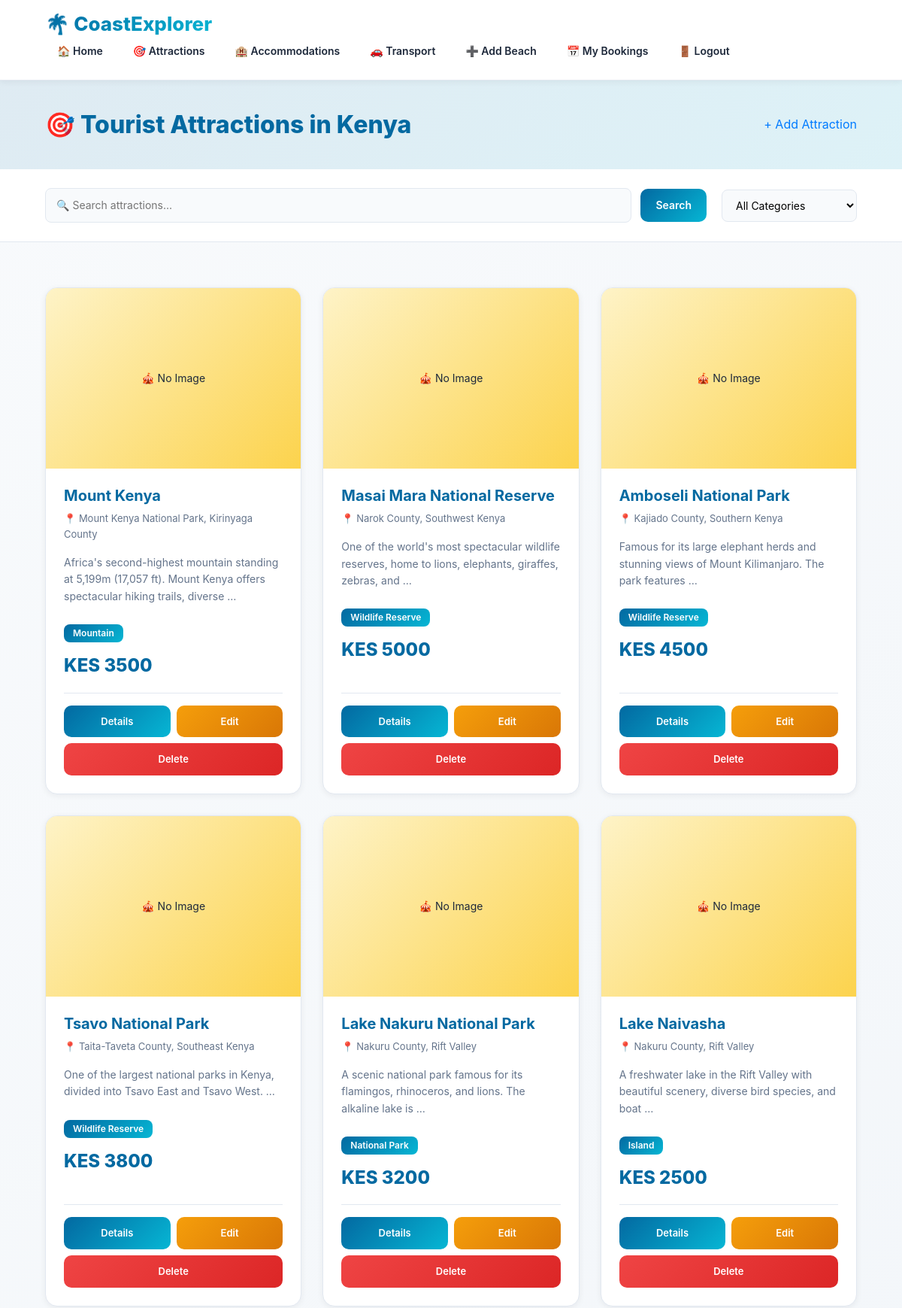
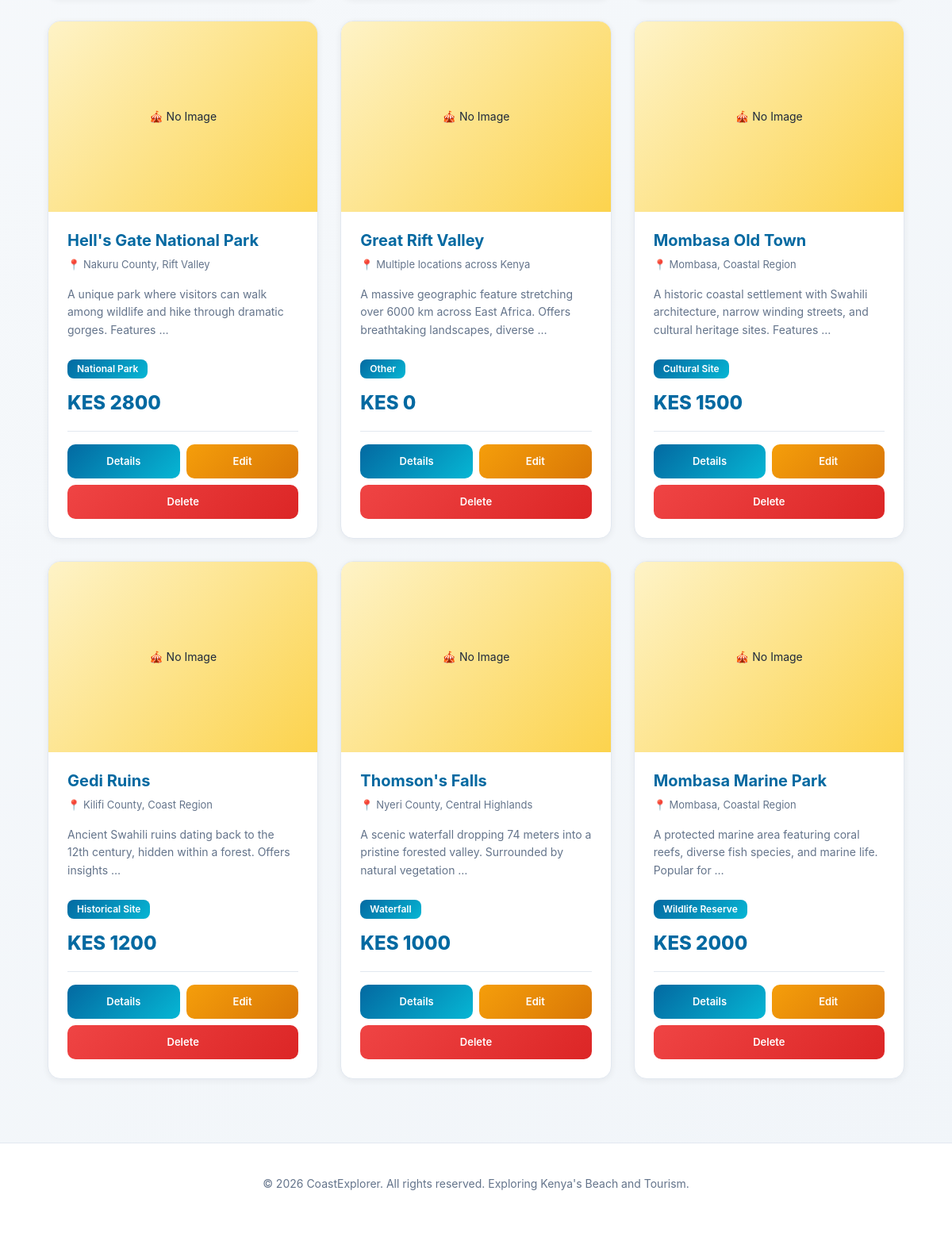
/attractions/ (signed in), run on the app's committed database (2 pictures, top to bottom).
### tourism/models.py (models this page shows, shortened)
class TouristAttraction(models.Model):
    CATEGORY_CHOICES = [
        ('national_park', 'National Park'),
        ('wildlife', 'Wildlife Reserve'),
        ('cultural', 'Cultural Site'),
        ('mountain', 'Mountain'),
        ('waterfall', 'Waterfall'),
        ('island', 'Island'),
        ('historical', 'Historical Site'),
        ('other', 'Other'),
    ]
    name = models.CharField(max_length=100)
    location = models.CharField(max_length=100)
    category = models.CharField(max_length=20, choices=CATEGORY_CHOICES)
    description = models.TextField()
    entry_fee = models.IntegerField(default=0)
    best_time_to_visit = models.CharField(max_length=200, blank=True)
    image = models.ImageField(upload_to='attraction_images/', blank=True, null=True)
    latitude = models.FloatField(blank=True, null=True)
    longitude = models.FloatField(blank=True, null=True)
    created_at = models.DateTimeField(default=timezone.now)

### tourism/views.py (the view)
# urls.py: path('attractions/', views.attractions, name='attractions'),
@login_required
def attractions(request):
    query = request.GET.get('q', '')
    category = request.GET.get('category', '')
    attractions_list = TouristAttraction.objects.all()
    if query:
        attractions_list = attractions_list.filter(name__icontains=query) | attractions_list.filter(location__icontains=query)
    if category:
        attractions_list = attractions_list.filter(category=category)
    categories = TouristAttraction.CATEGORY_CHOICES
    return render(request, 'attractions.html', {
        'attractions': attractions_list,
        'categories': categories,
        'query': query,
        'selected_category': category,
    })

### tourism/templates/attractions.html (shortened to what this page needs)
{% extends 'base.html' %}
{% block content %}
<div class="attractions-header">
    <h1>🎯 Tourist Attractions in Kenya</h1>
    <a href="{% url 'create_attraction' %}" class="add-btn">+ Add Attraction</a>
</div>
<div class="filter-section">
    <form method="GET" action="{% url 'attractions' %}" style="flex: 1; display: flex; gap: 12px; min-width: 300px;">
        <input type="text" name="q" placeholder="🔍 Search attractions..." value="{{ query }}" style="flex: 1;">
        <button type="submit" style="padding: 11px 20px;">Search</button>
    </form>
    <form method="GET" action="{% url 'attractions' %}" style="display: flex; gap: 12px; align-items: center;">
        <select name="category" onchange="this.form.submit()" style="min-width: 180px;">
            <option value="">All Categories</option>
        </select>
    </form>
</div>
{% if attractions %}
    <div class="grid">
        {% for attraction in attractions %}
            <div class="card">
                {% if attraction.image %}
                    <img src="{{ attraction.image.url }}" alt="{{ attraction.name }}">
                {% else %}
                    <div style="height: 240px; background: linear-gradient(135deg, #fef3c7 0%, #fcd34d 100%); display: flex; align-items: center; justify-content: center;">
                        <span style="color: var(--text-dark); font-size: 14px;">🎪 No Image</span>
                    </div>
                {% endif %}
                <div class="card-body">
                    <h2>{{ attraction.name }}</h2>
                    <div class="meta">
                        <span>📍 {{ attraction.location }}</span>
                    </div>
                    <p>{{ attraction.description|truncatewords:15 }}</p>
                    <div style="margin: 12px 0;">
                        <span class="badge">{{ attraction.get_category_display }}</span>
                    </div>
                    <div class="price">KES {{ attraction.entry_fee }}</div>
                    <div class="card-actions">
                        <a href="{% url 'attraction_detail' attraction.id %}">Details</a>
                        <a href="{% url 'update_attraction' attraction.id %}" style="background: linear-gradient(135deg, #f59e0b 0%, #d97706 100%);">Edit</a>
                        <a href="{% url 'delete_attraction' attraction.id %}" style="background: linear-gradient(135deg, #ef4444 0%, #dc2626 100%);">Delete</a>
                    </div>
                </div>
            </div>
        {% endfor %}
    </div>
{% else %}
    <div class="empty-message">
        <h3>🔍 No attractions found</h3>
        <p>Try adjusting your search filters or add a new attraction.</p>
    </div>
{% endif %}
{% endblock %}

### tourism/templates/base.html (style rules this page uses)
:root { --primary-dark: #0f172a; --primary-blue: #0369a1; --accent-cyan: #06b6d4; --light-bg: #f8fafc; --white: #ffffff; --text-dark: #1e293b; --text-muted: #64748b; --border: #e2e8f0; --shadow-sm: 0 2px 8px rgba(15, 23, 42, 0.06); --shadow-md: 0 8px 20px rgba(15, 23, 42, 0.1); --shadow-lg: 0 20px 60px rgba(15, 23, 42, 0.12); }
* { margin: 0; padding: 0; box-sizing: border-box; }
html, body { scroll-behavior: smooth; }
body { background: linear-gradient(135deg, #f8fafc 0%, #f1f5f9 100%); color: var(--text-dark); font-family: -apple-system, BlinkMacSystemFont, 'Segoe UI', 'Roboto', 'Oxygen', 'Ubuntu', 'Cantarell', sans-serif; line-height: 1.6; min-height: 100vh; display: flex; flex-direction: column; }
.grid { display: grid; grid-template-columns: repeat(auto-fill, minmax(320px, 1fr)); gap: 28px; padding: 60px 5% 80px; max-width: 1400px; margin: 0 auto; width: 100%; }
.card { background: var(--white); border-radius: 16px; overflow: hidden; box-shadow: var(--shadow-sm); display: flex; flex-direction: column; transition: all 0.3s cubic-bezier(0.4, 0, 0.2, 1); border: 1px solid var(--border); }
.card-body { padding: 24px; flex: 1; display: flex; flex-direction: column; }
.card-body h2 { margin-bottom: 8px; color: var(--primary-blue); font-size: 20px; font-weight: 700; }
.card-body p { margin-bottom: 12px; line-height: 1.6; color: var(--text-muted); font-size: 14px; }
.meta { margin-bottom: 16px; color: var(--text-muted); font-size: 13px; display: flex; align-items: center; gap: 8px; }
.price { font-size: 24px; font-weight: 800; color: var(--primary-blue); margin-bottom: 16px; }
.card-actions { display: flex; gap: 8px; flex-wrap: wrap; padding-top: 16px; border-top: 1px solid var(--border); margin-top: auto; }
.card-actions a, .card-actions form button { flex: 1; min-width: 100px; text-align: center; text-decoration: none; border: none; color: var(--white); background: linear-gradient(135deg, var(--primary-blue) 0%, var(--accent-cyan) 100%); padding: 11px 14px; border-radius: 10px; font-weight: 600; cursor: pointer; font-size: 13px; transition: all 0.3s ease; }
.controls input, .controls select, input[type="text"], input[type="email"], input[type="password"], textarea, select { padding: 12px 16px; border: 1px solid var(--border); border-radius: 10px; outline: none; font-family: inherit; font-size: 14px; transition: all 0.3s ease; background: var(--light-bg); }
.controls button, button { padding: 12px 24px; border: none; background: linear-gradient(135deg, var(--primary-blue) 0%, var(--accent-cyan) 100%); color: var(--white); border-radius: 10px; cursor: pointer; font-weight: 600; font-size: 14px; transition: all 0.3s ease; }

### tourism/templates/attractions.html (style rules this page uses)
.attractions-header { padding: 40px 5%; background: linear-gradient(135deg, rgba(3, 105, 161, 0.1) 0%, rgba(6, 182, 212, 0.1) 100%); display: flex; justify-content: space-between; align-items: center; gap: 20px; flex-wrap: wrap; }
.attractions-header h1 { font-size: 32px; font-weight: 800; color: var(--primary-blue); margin: 0; }
.filter-section { padding: 25px 5%; background: var(--white); border-bottom: 1px solid var(--border); display: flex; gap: 20px; flex-wrap: wrap; align-items: center; }
.filter-section form { display: flex; gap: 12px; align-items: center; flex-wrap: wrap; }
.filter-section input, .filter-section select { padding: 11px 14px; border: 1px solid var(--border); border-radius: 8px; outline: none; font-size: 14px; background: var(--light-bg); transition: all 0.3s ease; }
.badge { display: inline-block; background: linear-gradient(135deg, var(--primary-blue) 0%, var(--accent-cyan) 100%); color: var(--white); padding: 6px 12px; border-radius: 8px; font-size: 12px; font-weight: 600; }

### data on the page
TouristAttraction: image "🎪 No Image", name "Mount Kenya", location "Mount Kenya National Park, Kirinyaga County", description "Africa's second-highest mountain standing at 5,199m (17,057 ft). Mount Kenya offers spectacular hiking trails, diverse …", category "Mountain", entry_fee "3500"
TouristAttraction: image "🎪 No Image", name "Masai Mara National Reserve", location "Narok County, Southwest Kenya", description "One of the world's most spectacular wildlife reserves, home to lions, elephants, giraffes, zebras, and …", category "Wildlife Reserve", entry_fee "5000"
TouristAttraction: image "🎪 No Image", name "Amboseli National Park", location "Kajiado County, Southern Kenya", description "Famous for its large elephant herds and stunning views of Mount Kilimanjaro. The park features …", category "Wildlife Reserve", entry_fee "4500"
TouristAttraction: image "🎪 No Image", name "Tsavo National Park", location "Taita-Taveta County, Southeast Kenya", description "One of the largest national parks in Kenya, divided into Tsavo East and Tsavo West. …", category "Wildlife Reserve", entry_fee "3800"
TouristAttraction: image "🎪 No Image", name "Lake Nakuru National Park", location "Nakuru County, Rift Valley", description "A scenic national park famous for its flamingos, rhinoceros, and lions. The alkaline lake is …", category "National Park", entry_fee "3200"
TouristAttraction: image "🎪 No Image", name "Lake Naivasha", location "Nakuru County, Rift Valley", description "A freshwater lake in the Rift Valley with beautiful scenery, diverse bird species, and boat …", category "Island", entry_fee "2500"
TouristAttraction: image "🎪 No Image", name "Hell's Gate National Park", location "Nakuru County, Rift Valley", description "A unique park where visitors can walk among wildlife and hike through dramatic gorges. Features …", category "National Park", entry_fee "2800"
TouristAttraction: image "🎪 No Image", name "Great Rift Valley", location "Multiple locations across Kenya", description "A massive geographic feature stretching over 6000 km across East Africa. Offers breathtaking landscapes, diverse …", category "Other", entry_fee "0"
TouristAttraction: image "🎪 No Image", name "Mombasa Old Town", location "Mombasa, Coastal Region", description "A historic coastal settlement with Swahili architecture, narrow winding streets, and cultural heritage sites. Features …", category "Cultural Site", entry_fee "1500"
TouristAttraction: image "🎪 No Image", name "Gedi Ruins", location "Kilifi County, Coast Region", description "Ancient Swahili ruins dating back to the 12th century, hidden within a forest. Offers insights …", category "Historical Site", entry_fee "1200"
TouristAttraction: image "🎪 No Image", name "Thomson's Falls", location "Nyeri County, Central Highlands", description "A scenic waterfall dropping 74 meters into a pristine forested valley. Surrounded by natural vegetation …", category "Waterfall", entry_fee "1000"
TouristAttraction: image "🎪 No Image", name "Mombasa Marine Park", location "Mombasa, Coastal Region", description "A protected marine area featuring coral reefs, diverse fish species, and marine life. Popular for …", category "Wildlife Reserve", entry_fee "2000"
